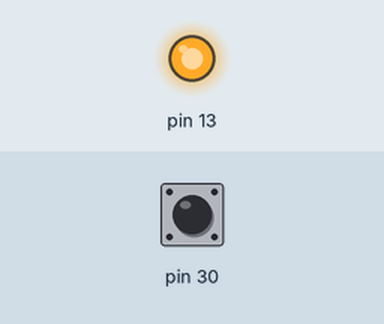
Bench run of a sketch on a simulated Arduino Mega 2560, built with avr-gcc and run on an emulated ATmega2560. Shown: output pins drawn as LEDs (lit = HIGH). The test bench sets the inputs (shaded band); at power-on: pin 30 HIGH.

Above: at 0.1 s.
Timing chart, 0 to 1.6 s (numbered marks = the images above):
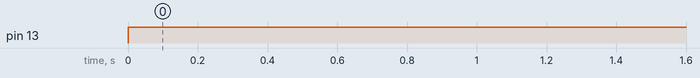

The sketch:

PIRsensorTXbt.ino
```cpp
#include <SoftwareSerial.h>

SoftwareSerial mySerial(10, 11);

int val;
int state;

unsigned long timer;


void setup()
{
	mySerial.begin(38400);
	pinMode(13,HIGH);
}

void loop()
{

		digitalWrite(13, HIGH);
		state = 1;
		mySerial.write(state);
		val = digitalRead(30);
		timer = millis();

		while (val == 0)
		{

			val = digitalRead(30);

			if ((millis()-timer) >= 5000)
			{

				state= 0;
				digitalWrite(13, LOW);
				mySerial.write(state);


			}

		}

}
```

Measured:
- by itself, pin 13: LOW → HIGH at 0.00 s
